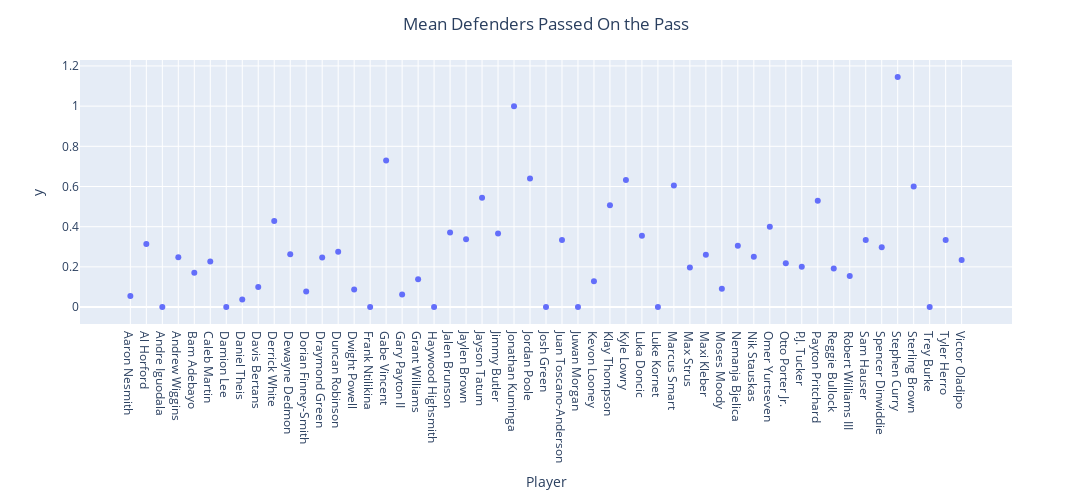
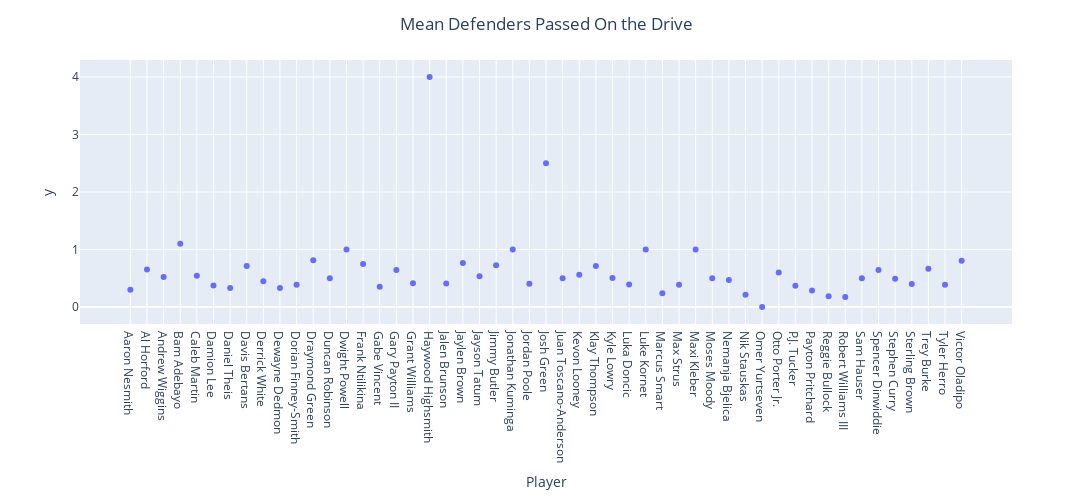

Here is the notebook cell these charts were saved with, in order:
### Code cell
fig = px.scatter(x = def_passed_means_player.index, y = def_passed_means_player.values)
fig.update_layout(width=1200, height=500,  
                  title='Mean Defenders Passed On the Pass', title_x=0.5,
                  xaxis_title="Player") #template='plotly_dark',
#fig.update_traces(textfont_size=11, marker=dict(size=10), textposition=improve_text_position(df['reb']))
fig.show()

fig = px.scatter(x = def_drive_means_player.index, y = def_drive_means_player.values)
fig.update_layout(width=1200, height=500,  
                  title='Mean Defenders Passed On the Drive', title_x=0.5,
                  xaxis_title="Player") #template='plotly_dark',
#fig.update_traces(textfont_size=11, marker=dict(size=10), textposition=improve_text_position(df['reb']))
fig.show()

### Figure 1 — Plotly figure (JSON) as saved in the notebook; plotly's stock layout.template omitted (floating-point values rounded to 4 significant figures)
{"data": [{"hovertemplate": "x=%{x}<br>y=%{y}<extra></extra>", "legendgroup": "", "marker": {"color": "#636efa", "symbol": "circle"}, "mode": "markers", "name": "", "orientation": "v", "showlegend": false, "type": "scatter", "x": ["Aaron Nesmith", "Al Horford", "Andre Iguodala", "Andrew Wiggins", "Bam Adebayo", "Caleb Martin", "Damion Lee", "Daniel Theis", "Davis Bertans", "Derrick White", "Dewayne Dedmon", "Dorian Finney-Smith", "Draymond Green", "Duncan Robinson", "Dwight Powell", "Frank Ntilikina", "Gabe Vincent", "Gary Payton II", "Grant Williams", "Haywood Highsmith", "Jalen Brunson", "Jaylen Brown", "Jayson Tatum", "Jimmy Butler", "Jonathan Kuminga", "Jordan Poole", "Josh Green", "Juan Toscano-Anderson", "Juwan Morgan", "Kevon Looney", "Klay Thompson", "Kyle Lowry", "Luka Doncic", "Luke Kornet", "Marcus Smart", "Max Strus", "Maxi Kleber", "Moses Moody", "Nemanja Bjelica", "Nik Stauskas", "Omer Yurtseven", "Otto Porter Jr.", "P.J. Tucker", "Payton Pritchard", "Reggie Bullock", "Robert Williams III", "Sam Hauser", "Spencer Dinwiddie", "Stephen Curry", "Sterling Brown", "Trey Burke", "Tyler Herro", "Victor Oladipo"], "xaxis": "x", "y": [0.05556, 0.314, 0, 0.2477, 0.1711, 0.2273, 0, 0.03704, 0.1, 0.4286, 0.2632, 0.07692, 0.2464, 0.2759, 0.08696, 0, 0.7297, 0.0625, 0.1379, 0, 0.371, 0.3377, 0.5435, 0.3662, 1, 0.64, 0, 0.3333, 0, 0.1282, 0.5068, 0.6324, 0.3548, 0, 0.6049, 0.1967, 0.2609, 0.09091, 0.3056, 0.25, 0.4, 0.2174, 0.2, 0.5286, 0.1915, 0.1545, 0.3333, 0.2973, 1.145, 0.6, 0, 0.3333, 0.234], "yaxis": "y"}], "layout": {"height": 500, "legend": {"tracegroupgap": 0}, "margin": {"t": 60}, "title": {"text": "Mean Defenders Passed On the Pass", "x": 0.5}, "width": 1200, "xaxis": {"anchor": "y", "domain": [0, 1], "title": {"text": "Player"}}, "yaxis": {"anchor": "x", "domain": [0, 1], "title": {"text": "y"}}}}

### Figure 2 — Plotly figure (JSON) as saved in the notebook; plotly's stock layout.template omitted (floating-point values rounded to 4 significant figures)
{"data": [{"hovertemplate": "x=%{x}<br>y=%{y}<extra></extra>", "legendgroup": "", "marker": {"color": "#636efa", "symbol": "circle"}, "mode": "markers", "name": "", "orientation": "v", "showlegend": false, "type": "scatter", "x": ["Aaron Nesmith", "Al Horford", "Andrew Wiggins", "Bam Adebayo", "Caleb Martin", "Damion Lee", "Daniel Theis", "Davis Bertans", "Derrick White", "Dewayne Dedmon", "Dorian Finney-Smith", "Draymond Green", "Duncan Robinson", "Dwight Powell", "Frank Ntilikina", "Gabe Vincent", "Gary Payton II", "Grant Williams", "Haywood Highsmith", "Jalen Brunson", "Jaylen Brown", "Jayson Tatum", "Jimmy Butler", "Jonathan Kuminga", "Jordan Poole", "Josh Green", "Juan Toscano-Anderson", "Kevon Looney", "Klay Thompson", "Kyle Lowry", "Luka Doncic", "Luke Kornet", "Marcus Smart", "Max Strus", "Maxi Kleber", "Moses Moody", "Nemanja Bjelica", "Nik Stauskas", "Omer Yurtseven", "Otto Porter Jr.", "P.J. Tucker", "Payton Pritchard", "Reggie Bullock", "Robert Williams III", "Sam Hauser", "Spencer Dinwiddie", "Stephen Curry", "Sterling Brown", "Trey Burke", "Tyler Herro", "Victor Oladipo"], "xaxis": "x", "y": [0.3, 0.6543, 0.5217, 1.103, 0.5455, 0.375, 0.3333, 0.7143, 0.4503, 0.3333, 0.3889, 0.813, 0.5, 1, 0.75, 0.3538, 0.6429, 0.4138, 4, 0.4086, 0.7664, 0.5339, 0.7253, 1, 0.4056, 2.5, 0.5, 0.5625, 0.7125, 0.5057, 0.3941, 1, 0.2397, 0.3889, 1, 0.5, 0.4706, 0.2143, 0, 0.6, 0.3684, 0.2889, 0.1875, 0.1765, 0.5, 0.6452, 0.4931, 0.4, 0.6667, 0.3864, 0.8033], "yaxis": "y"}], "layout": {"height": 500, "legend": {"tracegroupgap": 0}, "margin": {"t": 60}, "title": {"text": "Mean Defenders Passed On the Drive", "x": 0.5}, "width": 1200, "xaxis": {"anchor": "y", "domain": [0, 1], "title": {"text": "Player"}}, "yaxis": {"anchor": "x", "domain": [0, 1], "title": {"text": "y"}}}}
